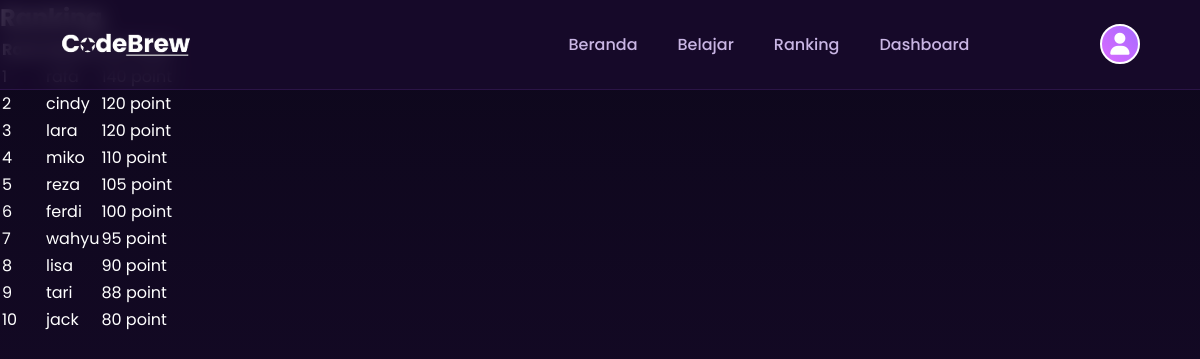
Page /homepage/ranking.php on the committed database.
### tables this page shows
CREATE TABLE `user` (
  `user_id` int NOT NULL,
  `username` varchar(100) DEFAULT NULL,
  `email` varchar(100) DEFAULT NULL,
  `password` varchar(255) DEFAULT NULL,
  `is_premium` tinyint(1) DEFAULT NULL,
  `xp_total` int DEFAULT NULL,
  `role` varchar(20) DEFAULT 'user'
);

### homepage/ranking.php (the view, shortened to what this page needs)
<?php
include '../connection.php';
$ranking = mysqli_query($conn, "SELECT * FROM user ORDER BY xp_total DESC LIMIT 10");
$is_premium = false;
?>
<!DOCTYPE html>
<html lang="id">
<head>
  <link rel="stylesheet" href="https://cdnjs.cloudflare.com/ajax/libs/font-awesome/6.4.0/css/all.min.css" />
  <link rel="stylesheet" href="../landing-page/index.css" />
</head>
<body>
  <div class="stars" id="stars"></div>
  <header>
    <div class="logo">
      <img src="../assets/Cuplikan_layar_2025-04-17_195753-removebg-preview 1.png" class="logo">
    </div>
    <nav>
      <ul>
        <li><a href="index.php">Beranda</a></li>
        <li><a href="#">Belajar</a></li>
        <li><a href="../ranking.php">Ranking</a></li>
        <li><a href="#">Dashboard</a></li>
      </ul>
    </nav>
    <div class="user-profile-container">
        <div class="profile-menu">
            <div class="profile-btn <?php echo $is_premium ? 'premium-profile' : ''; ?>" id="profileBtn">
                <i class="fas fa-user avatar"></i>
            </div>
        </div>
    </div>
  </header>
  <section class="ranking">
    <h1>Ranking</h1>
    <table>
      <thead>
        <tr>
          <th>Rank</th>
          <th>Nama</th>
          <th>XP Total</th>
        </tr>
      </thead>
      <tbody>
        <?php
        $rank = 1;
        while ($row = mysqli_fetch_assoc($ranking)) {
          echo "<tr>";
          echo "<td>" . $rank . "</td>";
          echo "<td>" . $row['username'] . "</td>";
          echo "<td>" . $row['xp_total'] . ' point' . "</td>";
          echo "</tr>";
          $rank++;
        }
        ?>
      </tbody>
    </table>
  </section>
</body>
</html>

### homepage/index.css (style rules this page uses)
:root { --primary: #5d2e8e; --primary-light: #a367dc; --accent: #ff84e8; --dark: #1a0b2e; --darker: #0d071b; --light: #ffffff; --light-purple: #c9b6e4; --gradient: linear-gradient(90deg, var(--primary-light), var(--accent)); }
* { margin: 0; padding: 0; box-sizing: border-box; font-family: "Poppins", sans-serif; }
body { background: linear-gradient(180deg, var(--darker), var(--dark)); color: var(--light); overflow-x: hidden; min-height: 100vh; position: relative; }
.stars { position: fixed; top: 0; left: 0; width: 100%; height: 100%; pointer-events: none; z-index: -1; }
header { position: fixed; top: 0; left: 0; width: 100%; padding: 1.5rem 5%; display: flex; justify-content: space-between; align-items: center; z-index: 100; backdrop-filter: blur(10px); background: rgba(26, 11, 46, 0.8); border-bottom: 1px solid rgba(93, 46, 142, 0.3); }
.logo { width: 35%; padding-top: 0.5%; }
nav ul { display: flex; list-style: none; gap: 2.5rem; }
nav a { color: var(--light-purple); text-decoration: none; font-weight: 500; transition: color 0.3s; position: relative; }
nav a::after { content: ""; position: absolute; bottom: -5px; left: 0; width: 0; height: 2px; background: var(--gradient); transition: width 0.3s; }
.profile-menu { position: relative; }
.profile-btn { width: 45px; height: 45px; border-radius: 50%; background: var(--gradient); display: flex; align-items: center; justify-content: center; cursor: pointer; transition: transform 0.3s, box-shadow 0.3s; position: relative; border: 2px solid var(--light); }
.profile-btn .avatar { font-size: 22px; color: var(--light); }
.user-profile-container { display: flex; align-items: center; gap: 15px; }

### homepage/ranking.php (style rules this page uses)
.user-profile-container { display: flex; align-items: center; gap: 10px; }
.profile-menu { position: relative; }
.profile-btn { background: linear-gradient(45deg, #da6aff, #a66bff); width: 40px; height: 40px; border-radius: 50%; display: flex; align-items: center; justify-content: center; cursor: pointer; color: white; position: relative; }

### rows in the picture
user: username "cindy", xp_total "120"
user: username "lara", xp_total "120"
user: username "miko", xp_total "110"
user: username "reza", xp_total "105"
user: username "ferdi", xp_total "100"
user: username "wahyu", xp_total "95"
user: username "lisa", xp_total "90"
user: username "tari", xp_total "88"
user: username "jack", xp_total "80"
